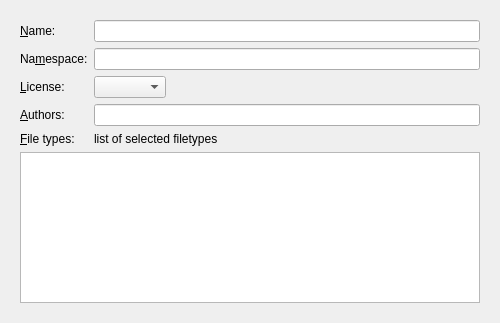
<?xml version="1.0" encoding="UTF-8"?>
<ui version="4.0">
 <class>EditRepositoryBase</class>
 <widget class="QWidget" name="EditRepositoryBase">
  <property name="geometry">
   <rect>
    <x>0</x>
    <y>0</y>
    <width>500</width>
    <height>323</height>
   </rect>
  </property>
  <property name="minimumSize">
   <size>
    <width>500</width>
    <height>0</height>
   </size>
  </property>
  <layout class="QVBoxLayout" name="verticalLayout_2">
   <item>
    <widget class="QWidget" name="widget" native="true">
     <layout class="QFormLayout" name="formLayout">
      <property name="fieldGrowthPolicy">
       <enum>QFormLayout::ExpandingFieldsGrow</enum>
      </property>
      <item row="0" column="0">
       <widget class="QLabel" name="repoNameLabel">
        <property name="text">
         <string>&amp;Name:</string>
        </property>
        <property name="buddy">
         <cstring>repoNameEdit</cstring>
        </property>
       </widget>
      </item>
      <item row="0" column="1">
       <widget class="KLineEdit" name="repoNameEdit">
        <property name="toolTip">
         <string>The name of the repository. Must not be empty or contain forward slashes (/).</string>
        </property>
       </widget>
      </item>
      <item row="1" column="0">
       <widget class="QLabel" name="repoNamespaceLabel">
        <property name="text">
         <string>Na&amp;mespace:</string>
        </property>
        <property name="buddy">
         <cstring>repoNamespaceEdit</cstring>
        </property>
       </widget>
      </item>
      <item row="1" column="1">
       <widget class="KLineEdit" name="repoNamespaceEdit">
        <property name="toolTip">
         <string>&lt;p&gt;If non-empty this will be used as a prefix for all snippets in this repository during code completion.&lt;/p&gt;
&lt;p&gt;&lt;b&gt;Note:&lt;/b&gt; No spaces allowed.&lt;/p&gt;</string>
        </property>
       </widget>
      </item>
      <item row="2" column="0">
       <widget class="QLabel" name="repoLicenseLabel">
        <property name="text">
         <string>&amp;License:</string>
        </property>
        <property name="buddy">
         <cstring>repoLicenseEdit</cstring>
        </property>
       </widget>
      </item>
      <item row="2" column="1">
       <widget class="QComboBox" name="repoLicenseEdit"/>
      </item>
      <item row="3" column="0">
       <widget class="QLabel" name="repoAuthorsLabel">
        <property name="text">
         <string>&amp;Authors:</string>
        </property>
        <property name="buddy">
         <cstring>repoAuthorsEdit</cstring>
        </property>
       </widget>
      </item>
      <item row="3" column="1">
       <widget class="KLineEdit" name="repoAuthorsEdit"/>
      </item>
      <item row="4" column="0">
       <widget class="QLabel" name="repoFileTypesLabel">
        <property name="text">
         <string>&amp;File types:</string>
        </property>
        <property name="buddy">
         <cstring>repoFileTypesList</cstring>
        </property>
       </widget>
      </item>
      <item row="4" column="1">
       <widget class="QLabel" name="repoFileTypesListLabel">
        <property name="text">
         <string notr="true">list of selected filetypes</string>
        </property>
       </widget>
      </item>
      <item row="5" column="0" colspan="2">
       <widget class="QListWidget" name="repoFileTypesList"/>
      </item>
     </layout>
    </widget>
   </item>
  </layout>
 </widget>
 <customwidgets>
  <customwidget>
   <class>KLineEdit</class>
   <extends>QLineEdit</extends>
   <header>klineedit.h</header>
  </customwidget>
 </customwidgets>
 <resources/>
 <connections/>
</ui>
